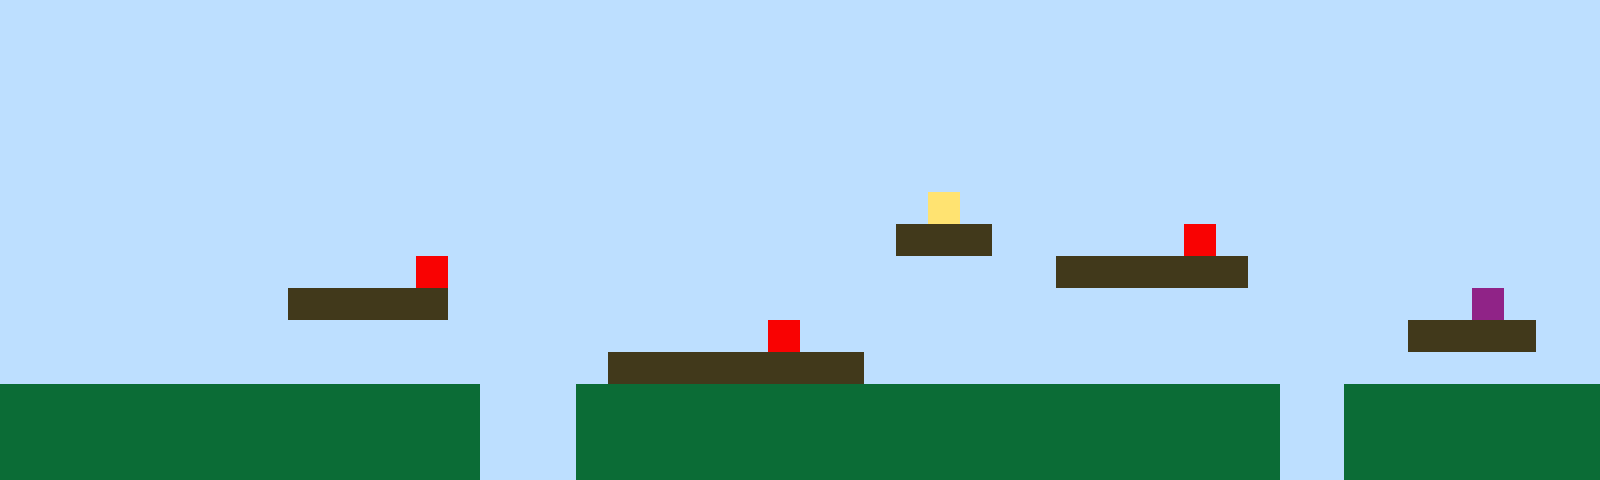

A 2D game scene composited from a Tiled map and its tileset images. What follows is a short description and the map's XML, with every tile layer's data as written:
An orthogonal 50x15 tile map with 32x32 px tiles, 1 tile layer (Tile Layer 1).

<map version="1.10" tiledversion="1.11.2" orientation="orthogonal" renderorder="right-up" width="50" height="15" tilewidth="32" tileheight="32" infinite="0" nextlayerid="2" nextobjectid="1"><editorsettings><export target="map1.csv" format="csv" /></editorsettings><tileset firstgid="1" name="sprites" tilewidth="32" tileheight="32" tilecount="6" columns="3"><image source="sprites.png" width="96" height="64" /></tileset><layer id="1" name="Tile Layer 1" width="50" height="15"><data encoding="csv">1,1,1,1,1,1,1,1,1,1,1,1,1,1,1,1,1,1,1,1,1,1,1,1,1,1,1,1,1,1,1,1,1,1,1,1,1,1,1,1,1,1,1,1,1,1,1,1,1,1,1,1,1,1,1,1,1,1,1,1,1,1,1,1,1,1,1,1,1,1,1,1,1,1,1,1,1,1,1,1,1,1,1,1,1,1,1,1,1,1,1,1,1,1,1,1,1,1,1,1,1,1,1,1,1,1,1,1,1,1,1,1,1,1,1,1,1,1,1,1,1,1,1,1,1,1,1,1,1,1,1,1,1,1,1,1,1,1,1,1,1,1,1,1,1,1,1,1,1,1,1,1,1,1,1,1,1,1,1,1,1,1,1,1,1,1,1,1,1,1,1,1,1,1,1,1,1,1,1,1,1,1,1,1,1,1,1,1,1,1,1,1,1,1,1,1,1,1,1,1,1,1,1,1,1,1,1,1,1,1,1,1,1,1,1,1,1,1,1,1,1,1,1,1,1,1,1,1,1,1,1,1,1,1,1,1,1,1,1,1,1,1,1,1,1,1,1,1,1,1,1,1,1,1,1,1,1,1,1,1,1,1,1,1,1,1,1,1,1,1,1,1,1,1,1,1,1,1,1,1,1,1,1,1,1,1,1,1,1,1,1,1,1,1,1,1,1,1,1,1,1,1,1,1,1,1,1,1,1,1,1,1,1,1,1,1,1,1,1,1,1,1,1,1,1,1,1,1,1,4,1,1,1,1,1,1,1,1,1,1,1,1,1,1,1,1,1,1,1,1,1,1,1,1,1,1,1,1,1,1,1,1,1,1,1,1,1,1,1,1,1,1,1,1,1,1,1,1,3,3,3,1,1,1,1,1,1,5,1,1,1,1,1,1,1,1,1,1,1,1,1,1,1,1,1,1,1,1,1,1,1,1,1,5,1,1,1,1,1,1,1,1,1,1,1,1,1,1,1,1,1,1,1,3,3,3,3,3,3,1,1,1,1,1,1,1,1,1,1,1,1,1,1,1,1,1,1,1,1,3,3,3,3,3,1,1,1,1,1,1,1,1,1,1,1,1,1,1,1,1,1,1,1,1,1,1,1,1,1,1,1,1,1,1,1,1,6,1,1,1,1,1,1,1,1,1,1,1,1,1,1,1,1,1,1,1,1,1,1,1,1,1,1,1,5,1,1,1,1,1,1,1,1,1,1,1,1,1,1,1,1,1,1,1,3,3,3,3,1,1,1,1,1,1,1,1,1,1,1,1,1,1,1,1,1,1,1,1,1,3,3,3,3,3,3,3,3,1,1,1,1,1,1,1,1,1,1,1,1,1,1,1,1,1,1,1,1,1,1,1,2,2,2,2,2,2,2,2,2,2,2,2,2,2,2,1,1,1,2,2,2,2,2,2,2,2,2,2,2,2,2,2,2,2,2,2,2,2,2,2,1,1,2,2,2,2,2,2,2,2,2,2,2,2,2,2,2,2,2,2,2,2,2,2,2,1,1,1,2,2,2,2,2,2,2,2,2,2,2,2,2,2,2,2,2,2,2,2,2,2,1,1,2,2,2,2,2,2,2,2,2,2,2,2,2,2,2,2,2,2,2,2,2,2,2,1,1,1,2,2,2,2,2,2,2,2,2,2,2,2,2,2,2,2,2,2,2,2,2,2,1,1,2,2,2,2,2,2,2,2</data></layer></map>
